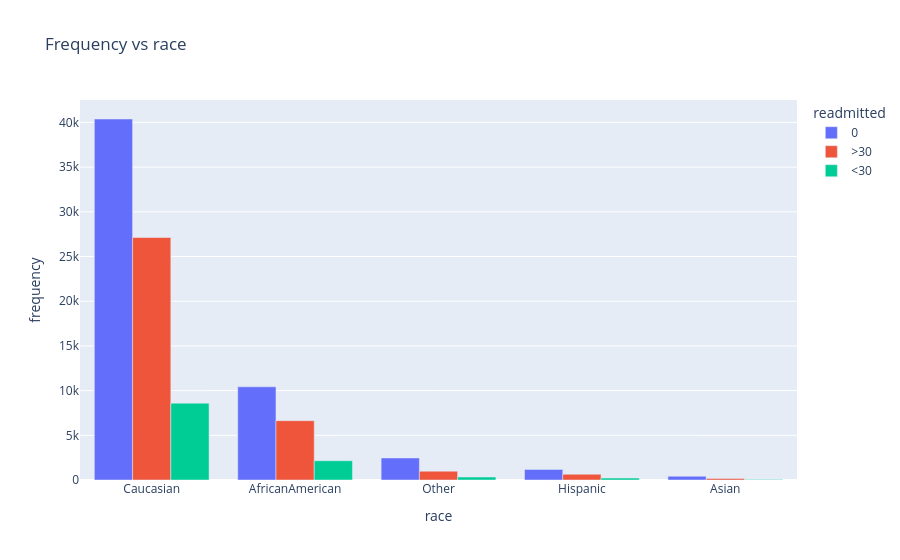

Notebook source saved alongside this figure:
### Code cell
fig = px.bar(dfFreq, x="race", y="frequency", color="readmitted", title="Frequency vs race", barmode='group')
fig.show()

### Figure 1 — Plotly figure (JSON) as saved in the notebook; plotly's stock layout.template omitted (floating-point values rounded to 4 significant figures)
{"data": [{"alignmentgroup": "True", "hovertemplate": "readmitted=0<br>race=%{x}<br>frequency=%{y}<extra></extra>", "legendgroup": "0", "marker": {"color": "#636efa", "pattern": {"shape": ""}}, "name": "0", "offsetgroup": "0", "orientation": "v", "showlegend": true, "textposition": "auto", "type": "bar", "x": ["Caucasian", "AfricanAmerican", "Other", "Hispanic", "Asian"], "xaxis": "x", "y": [40383, 10421, 2462, 1183, 415], "yaxis": "y"}, {"alignmentgroup": "True", "hovertemplate": "readmitted=>30<br>race=%{x}<br>frequency=%{y}<extra></extra>", "legendgroup": ">30", "marker": {"color": "#EF553B", "pattern": {"shape": ""}}, "name": ">30", "offsetgroup": ">30", "orientation": "v", "showlegend": true, "textposition": "auto", "type": "bar", "x": ["Caucasian", "AfricanAmerican", "Other", "Hispanic", "Asian"], "xaxis": "x", "y": [27124, 6634, 984, 642, 161], "yaxis": "y"}, {"alignmentgroup": "True", "hovertemplate": "readmitted=<30<br>race=%{x}<br>frequency=%{y}<extra></extra>", "legendgroup": "<30", "marker": {"color": "#00cc96", "pattern": {"shape": ""}}, "name": "<30", "offsetgroup": "<30", "orientation": "v", "showlegend": true, "textposition": "auto", "type": "bar", "x": ["Caucasian", "AfricanAmerican", "Other", "Hispanic", "Asian"], "xaxis": "x", "y": [8592, 2155, 333, 212, 65], "yaxis": "y"}], "layout": {"barmode": "group", "legend": {"title": {"text": "readmitted"}, "tracegroupgap": 0}, "title": {"text": "Frequency vs race"}, "xaxis": {"anchor": "y", "domain": [0, 1], "title": {"text": "race"}}, "yaxis": {"anchor": "x", "domain": [0, 1], "title": {"text": "frequency"}}}}
